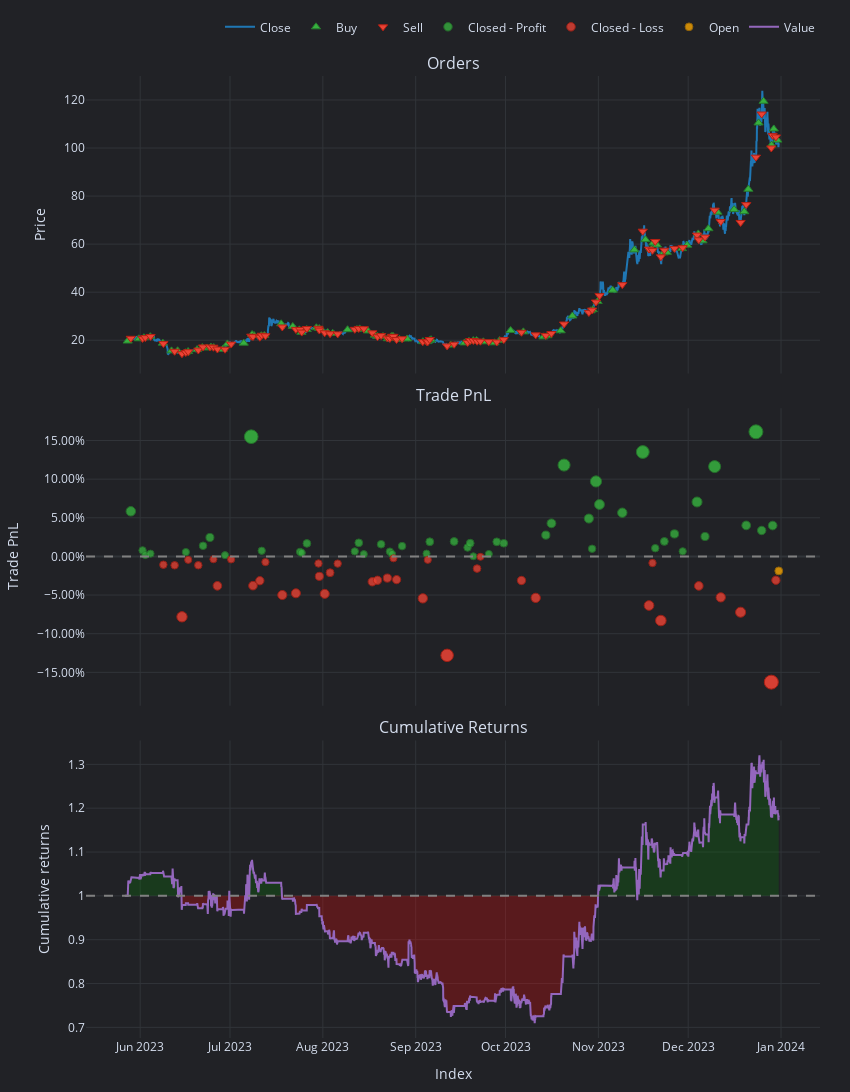

Notebook code cell kept with this figure:
### Code cell
pf.plot(settings=dict(bm_returns=False)).show()
